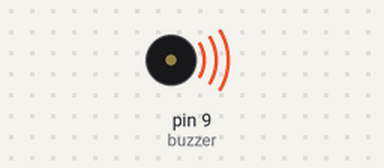
Simulated run of this sketch. Board: Arduino Uno, built with avr-gcc and run on an emulated ATmega328P. Shown: buzzer (waves = sounding).

Above: at 0.1 s.
At 1.6 s:
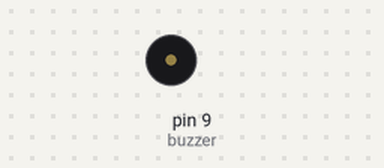
Timing chart, 0 to 3.1 s (numbered marks = the images above):
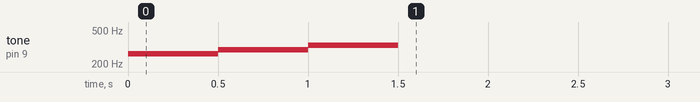

The sketch:

CODE.ino
```cpp
const int buzzer = 9;
void setup() {
  // Do Re Mi 音階
  tone(buzzer, 262); // Do
  delay(500);
  tone(buzzer, 294); // Re
  delay(500);
  tone(buzzer, 330); // Mi
  delay(500);
  noTone(buzzer);    // 停止聲音
}
void loop() {
}
```
